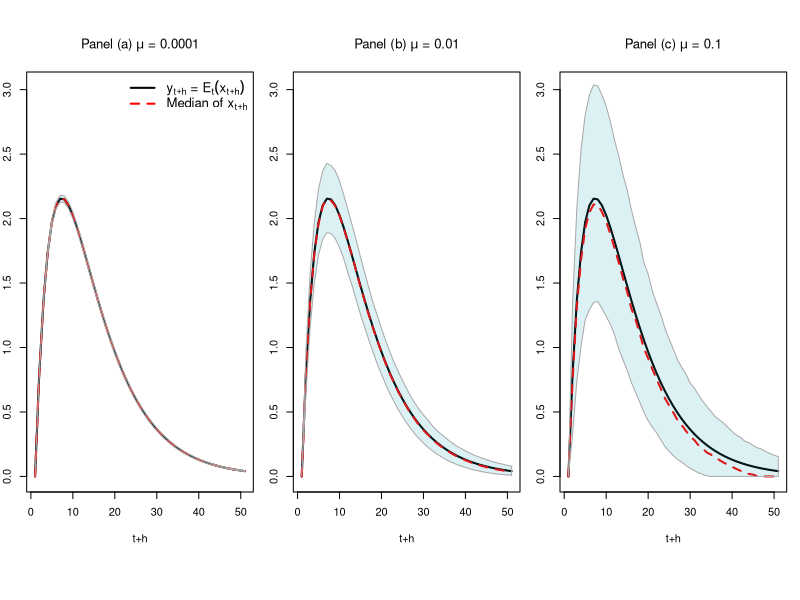

The R script that drew this image: (Note: this script raises an error after producing the figure.)
# ==============================================================================
# FIGURE 9. Effect of \mu on the conditional distribution x_t|y_t \sim \gamma0 (y_t/\mu, \mu)
# Figure_gamma0.pdf
# FIGURE 10. Distribution of cumulated damages
# Figure_gamma0_Damages.pdf
# ==============================================================================

t <- 1:50
w <- .8^t
y <- 0
Y <- y
for(i in t){
  y <- .9*y + w[i]
  Y <- c(Y,y)
}

all.mu <- c(0.0001,.01,.1)

# ------------------------------------------------------------------------------
# Plots ----
# 1----
pdf(file="outputs/Figures/Figure_gamma0.pdf",pointsize=11,width=7, height=3)

par(mfrow=c(1,length(all.mu)))
par(plt=c(.1,.95,.18,.88))

all.main <- c(expression(paste("Panel (a) ",mu," = 0.0001",sep="")),
              expression(paste("Panel (b) ",mu," = 0.01",sep="")),
              expression(paste("Panel (c) ",mu," = 0.1",sep="")))

for(iii in 1:length(all.mu)){
  
  mu <- all.mu[iii]
  
  plot(Y,type="l",ylim=c(0,1.4*max(Y)),lwd=2,
       xlab="t+h",ylab="",
       main = all.main[iii])
  
  a  <- 0
  b  <- 1
  
  nb.replic <- 10000
  x <- matrix(0,nb.replic,1)
  X <- x
  for(i in t){
    Z <- rpois(nb.replic,1/mu*(a+b*Y[i+1]))
    x <- rgamma(nb.replic,shape=Z,scale=mu)
    X <- cbind(X,x)
  }
  
  lines(Y)
  
  q <- c(.1,.5,.9)
  Q <- apply(X,2,function(x){quantile(x,q)})
  
  lines(Q[2,],col="red",lty=2,lwd=2)
  
  tt <- 1:(max(t)+1)
  polygon(c(tt,rev(tt)),
          c(Q[1,],rev(Q[3,])),
          col="#18A7B526",border = "dark grey")
  
  if(iii==1){
    legend("topright",
           legend=c(expression(paste(y[t+h]," = ",E[t](x[t+h]),sep="")),
                    expression(paste("Median of ",x[t+h],sep=""))),
           lty=c(1,2),
           col=c("black","red"),
           #pch=c(1,0,3),
           cex=1.2,
           lwd=c(2,2,2),bty = "n")
  }
  
}

dev.off()


# 2----
all.h <- c(1,16,36)

pdf(file="outputs/Figures/Figure_gamma0_Damages.pdf",pointsize=11,width=7, height=3)

par(mfrow=c(1,length(all.h)))
par(plt=c(.1,.95,.15,.85))

T <- 2
w <- model_sol$parameters$a_D + model_sol$parameters$b_D*T

all.proba <- round(100*exp(-all.h*w/model_sol$parameters$mu_D))

gamma <- seq(0.00001,1,length.out=200)
n     <- length(gamma)
reduced.gamma <- .5 * gamma[2:n] + .5 * gamma[1:(n-1)]

x <- exp(seq(-2,2,length.out = 10000)) #grid for Proposition FOURIER
x <- seq(.00000001,10000,length.out = 100000)

jjj <- 0
for(h in all.h){
  jjj <- jjj + 1
  
  model <- list(y = h*w,
                mu = .0352)
  
  cdf  <- FOURIER(model,x,gamma)
  cdf <- pmax(pmin(cdf,1),0)
  for(i in 2:length(cdf)){
    if(cdf[i]<cdf[i-1]){
      cdf[i] <- cdf[i-1]
    }
  }

  tmp <- splinefun(x=gamma, y=cdf, method="hyman")
  
  fitted.cdf.values <- tmp(gamma)
  fitted.pdf.values <- diff(fitted.cdf.values) / (gamma[2] - gamma[1])

  plot(reduced.gamma,fitted.pdf.values,type="l",
       ylim=c(0,8),
       xlim=c(0,.6),
       col="white",
       las=1,
       main=paste("Horizon h = ",h," (",5*h," years)",sep=""),
       xlab=expression(paste("Sum of damages ",sum(D[t+i], i==1, h),sep="")))
  
  polygon(c(reduced.gamma,rev(reduced.gamma)),
          c(fitted.pdf.values,rev(0*fitted.pdf.values)),
          col="grey",border="black")
  
  eval(parse(text = gsub(" "," ",
                         paste("Text <- expression(paste('Proba. that ',sum(D[t+i], i==1, h),' = 0 is ',",
                               all.proba[jjj],",'%',
                        sep=''))",sep=""))))
  
  text(.3,5,Text,cex=1)
  text(.3,4.3,
       "(Dirac mass at zero)",
       cex=1)
}


dev.off()



